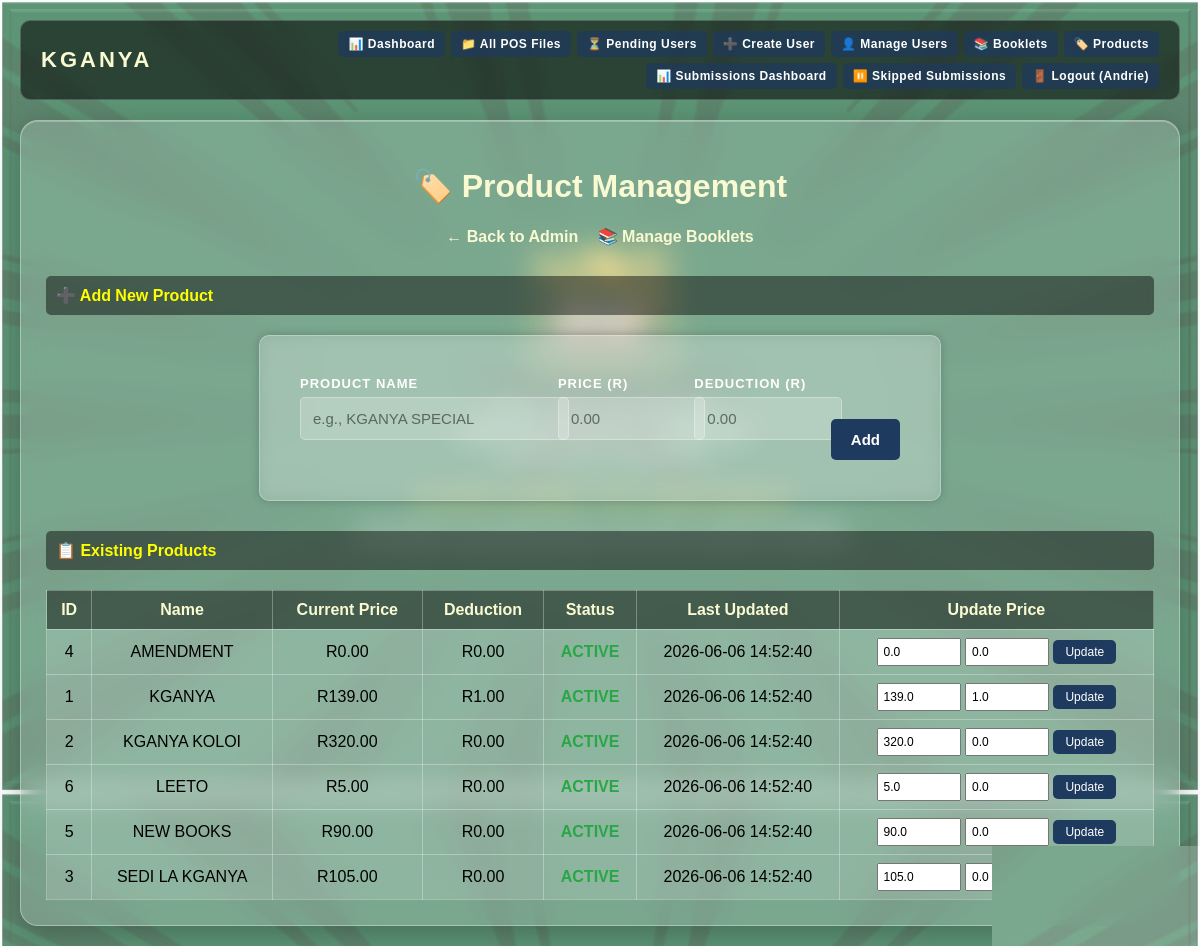
The app's page /admin/products (signed in) with its own data.
### tables this page shows
CREATE TABLE products_master (
            id INTEGER PRIMARY KEY AUTOINCREMENT,
            name TEXT NOT NULL UNIQUE,
            price REAL NOT NULL DEFAULT 0,
            deduction REAL NOT NULL DEFAULT 0,
            is_active INTEGER DEFAULT 1,
            created_at TIMESTAMP DEFAULT CURRENT_TIMESTAMP,
            updated_at TIMESTAMP DEFAULT CURRENT_TIMESTAMP
        );

### Digital_Proof_Of_Service.py (the view)
@app.route("/admin/products")
@admin_required
def manage_products():
    conn = get_db_connection()
    cursor = conn.cursor()
    cursor.execute("SELECT 1 FROM sqlite_master WHERE type='table' AND name='products_master'")
    has_master = cursor.fetchone()
    if has_master:
        cursor.execute("SELECT * FROM products_master ORDER BY name")
    else:
        cursor.execute("SELECT * FROM products ORDER BY name")
    products = [dict(row) for row in cursor.fetchall()]
    conn.close()
    return render_template("admin_products.html", products=products)

### Digital_Proof_Of_Service.py (called while the page is built)
def dict_row_factory(cursor, row):
    keys = [col[0] for col in cursor.description] if cursor.description else []
    return RowDict(row, keys)

def get_db_connection():
    conn = sqlite3.connect(DB_PATH, timeout=30)
    conn.row_factory = dict_row_factory
    return conn

def admin_required(f):
    @wraps(f)
    def decorated(*args, **kwargs):
        if session.get("role") not in ["admin", "superadmin"]:
            flash("Admin access required.", "error")
            return redirect("/login")
        return f(*args, **kwargs)
    return decorated

@app.context_processor
def inject_globals():
    return {
        'app_name': 'KGANYA',
        'app_tagline': 'Lighting The Way Through Service',
        'current_year': datetime.now().year
    }

    def __getitem__(self, key):
        idx = self._keys.index(key)
        return self._row[idx]

    def keys(self):
        return self._keys

### templates/admin_products.html (shortened to what this page needs)
{% extends "base.html" %}
{% block content %}
<div class="container">
    <h1>🏷️ Product Management</h1>
    <div style="text-align: center; margin-bottom: 20px;">
        <a href="/admin" style="color: lightgoldenrodyellow; text-decoration: none; margin-right: 15px; font-weight: bold;">← Back to Admin</a>
        <a href="/admin/booklets" style="color: lightgoldenrodyellow; text-decoration: none; font-weight: bold;">📚 Manage Booklets</a>
    </div>
    <div class="section-title" style="font-weight: bold; color: yellow;">➕ Add New Product</div>
    <div class="login-card" style="max-width: 600px; margin: 20px auto 30px auto;">
        <form method="POST" action="/add-product">
            <div style="display: grid; grid-template-columns: 2fr 1fr 1fr auto; gap: 15px; align-items: end;">
                <div class="form-group">
                    <label for="name">Product Name</label>
                    <input type="text" name="name" id="name" class="form-control" placeholder="e.g., KGANYA SPECIAL" required>
                </div>
                <div class="form-group">
                    <label for="price">Price (R)</label>
                    <input type="number" name="price" id="price" class="form-control" step="0.01" min="0" placeholder="0.00" required>
                </div>
                <div class="form-group">
                    <label for="deduction">Deduction (R)</label>
                    <input type="number" name="deduction" id="deduction" class="form-control" step="0.01" min="0" placeholder="0.00" required>
                </div>
                <button type="submit" class="btn-primary" style="margin-top: 0; width: auto; padding: 12px 20px;">Add</button>
            </div>
        </form>
    </div>
    <div class="section-title" style="font-weight: bold; color: yellow;">📋 Existing Products</div>
    <div class="table-container">
        <table>
            <thead>
                <tr>
                    <th>ID</th>
                    <th>Name</th>
                    <th>Current Price</th>
                    <th>Deduction</th>
                    <th>Status</th>
                    <th>Last Updated</th>
                    <th>Update Price</th>
                </tr>
            </thead>
            <tbody>
                {% for product in products %}
                <tr>
                    <td>{{ product.id }}</td>
                    <td>{{ product.name }}</td>
                    <td>R{{ "%.2f"|format(product.price) }}</td>
                    <td>R{{ "%.2f"|format(product.deduction) }}</td>
                    <td style="{% if product.is_active %}color: #28a745;{% else %}color: #6c757d;{% endif %} font-weight: bold;">
                        {% if product.is_active %}ACTIVE{% else %}INACTIVE{% endif %}
                    </td>
                    <td>{{ product.updated_at or 'N/A' }}</td>
                    <td>
                        <form method="POST" action="/update-product/{{ product.id }}" style="display: inline;">
                            <input type="number" name="price" step="0.01" min="0" value="{{ product.price }}" style="width: 70px; padding: 5px; font-size: 12px;">
                            <input type="number" name="deduction" step="0.01" min="0" value="{{ product.deduction }}" style="width: 70px; padding: 5px; font-size: 12px;">
                            <button type="submit" style="margin-top: 0; padding: 5px 12px; font-size: 12px;">Update</button>
                        </form>
                    </td>
                </tr>
                {% else %}
                <tr>
                    <td colspan="7" style="text-align: center; color: #666;">No products found.</td>
                </tr>
                {% endfor %}
            </tbody>
        </table>
    </div>
</div>
{% endblock %}

### templates/base.html (shortened to what this page needs)
<!DOCTYPE html>
<html lang="en">
<head>
</head>
<body>
{% block navbar %}
{% if session.username %}
<nav class="navbar">
    {% if session.role == "admin" or session.role == "superadmin" %}
        <a href="/admin" class="navbar-brand">KGANYA</a>
        <ul class="navbar-nav">
            <li><a href="/admin">📊 Dashboard</a></li>
            <li><a href="/all-pos-files">📁 All POS Files</a></li>
            <li><a href="/admin/pending-users">⏳ Pending Users</a></li>
            <li><a href="/admin/create-user">➕ Create User</a></li>
            <li><a href="/manage-users">👤 Manage Users</a></li>
            <li><a href="/admin/booklets">📚 Booklets</a></li>
            <li><a href="/admin/products">🏷️ Products</a></li>
            <li><a href="/admin/dashboard">📊 Submissions Dashboard</a></li>
            <li><a href="/admin/skipped-submissions">⏸️ Skipped Submissions</a></li>
            <li><a href="/logout">🚪 Logout ({{ session.username }})</a></li>
        </ul>
    {% endif %}
</nav>
{% endif %}
{% endblock %}
    {% block content %}{% endblock %}
</body>
</html>

### records on screen
products_master: id "4", name "AMENDMENT", price "0.00", deduction "0.00", is_active "ACTIVE", updated_at "2026-06-06 14:52:40", price "0.0", deduction "0.0"
products_master: id "1", name "KGANYA", price "139.00", deduction "1.00", is_active "ACTIVE", updated_at "2026-06-06 14:52:40", price "139.0", deduction "1.0"
products_master: id "2", name "KGANYA KOLOI", price "320.00", deduction "0.00", is_active "ACTIVE", updated_at "2026-06-06 14:52:40", price "320.0", deduction "0.0"
products_master: id "6", name "LEETO", price "5.00", deduction "0.00", is_active "ACTIVE", updated_at "2026-06-06 14:52:40", price "5.0", deduction "0.0"
products_master: id "5", name "NEW BOOKS", price "90.00", deduction "0.00", is_active "ACTIVE", updated_at "2026-06-06 14:52:40", price "90.0", deduction "0.0"
products_master: id "3", name "SEDI LA KGANYA", price "105.00", deduction "0.00", is_active "ACTIVE", updated_at "2026-06-06 14:52:40", price "105.0", deduction "0.0"

### other values on screen
{{ session.username }} "Andrie"
